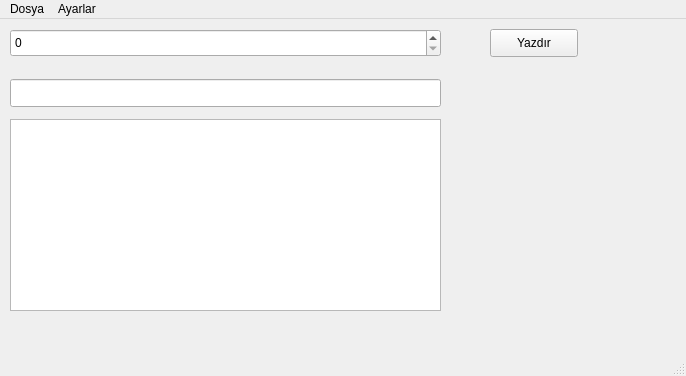
<?xml version="1.0" encoding="UTF-8"?>
<ui version="4.0">
 <class>MainWindow</class>
 <widget class="QMainWindow" name="MainWindow">
  <property name="geometry">
   <rect>
    <x>0</x>
    <y>0</y>
    <width>686</width>
    <height>376</height>
   </rect>
  </property>
  <property name="windowTitle">
   <string>MainWindow</string>
  </property>
  <widget class="QWidget" name="centralwidget">
   <widget class="QLineEdit" name="lineEdit">
    <property name="geometry">
     <rect>
      <x>10</x>
      <y>60</y>
      <width>431</width>
      <height>28</height>
     </rect>
    </property>
   </widget>
   <widget class="QSpinBox" name="spinBox">
    <property name="geometry">
     <rect>
      <x>10</x>
      <y>10</y>
      <width>431</width>
      <height>28</height>
     </rect>
    </property>
   </widget>
   <widget class="QListWidget" name="listWidget">
    <property name="geometry">
     <rect>
      <x>10</x>
      <y>100</y>
      <width>431</width>
      <height>192</height>
     </rect>
    </property>
   </widget>
   <widget class="QLabel" name="label">
    <property name="geometry">
     <rect>
      <x>450</x>
      <y>90</y>
      <width>221</width>
      <height>201</height>
     </rect>
    </property>
    <property name="text">
     <string/>
    </property>
    <property name="textFormat">
     <enum>Qt::AutoText</enum>
    </property>
    <property name="pixmap">
     <pixmap>../../asd.jpeg</pixmap>
    </property>
   </widget>
   <widget class="QPushButton" name="pushButton">
    <property name="geometry">
     <rect>
      <x>490</x>
      <y>10</y>
      <width>88</width>
      <height>28</height>
     </rect>
    </property>
    <property name="text">
     <string>Yazdır</string>
    </property>
   </widget>
  </widget>
  <widget class="QMenuBar" name="menubar">
   <property name="geometry">
    <rect>
     <x>0</x>
     <y>0</y>
     <width>686</width>
     <height>22</height>
    </rect>
   </property>
   <widget class="QMenu" name="menuDosya">
    <property name="title">
     <string>Dosya</string>
    </property>
    <addaction name="actionKapat"/>
   </widget>
   <widget class="QMenu" name="menuAyarlar">
    <property name="title">
     <string>Ayarlar</string>
    </property>
    <addaction name="actionBuraya_Yaz"/>
   </widget>
   <addaction name="menuDosya"/>
   <addaction name="menuAyarlar"/>
  </widget>
  <widget class="QStatusBar" name="statusbar"/>
  <action name="actionKapat">
   <property name="text">
    <string>Kapat</string>
   </property>
  </action>
  <action name="actionBuraya_Yaz">
   <property name="text">
    <string>Yapılandır</string>
   </property>
  </action>
 </widget>
 <resources/>
 <connections>
  <connection>
   <sender>pushButton</sender>
   <signal>clicked()</signal>
   <receiver>MainWindow</receiver>
   <slot>close()</slot>
   <hints>
    <hint type="sourcelabel">
     <x>524</x>
     <y>53</y>
    </hint>
    <hint type="destinationlabel">
     <x>550</x>
     <y>84</y>
    </hint>
   </hints>
  </connection>
 </connections>
</ui>
